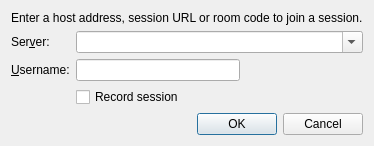
<?xml version="1.0" encoding="UTF-8"?>
<ui version="4.0">
 <class>JoinDialog</class>
 <widget class="QDialog" name="JoinDialog">
  <property name="windowModality">
   <enum>Qt::WindowModal</enum>
  </property>
  <property name="geometry">
   <rect>
    <x>0</x>
    <y>0</y>
    <width>330</width>
    <height>144</height>
   </rect>
  </property>
  <property name="windowTitle">
   <string>Join a Session</string>
  </property>
  <layout class="QVBoxLayout" name="verticalLayout">
   <item>
    <layout class="QFormLayout" name="formLayout">
     <property name="fieldGrowthPolicy">
      <enum>QFormLayout::AllNonFixedFieldsGrow</enum>
     </property>
     <item row="1" column="0">
      <widget class="QLabel" name="label">
       <property name="text">
        <string>Ser&amp;ver:</string>
       </property>
       <property name="buddy">
        <cstring>address</cstring>
       </property>
      </widget>
     </item>
     <item row="1" column="1">
      <widget class="QComboBox" name="address">
       <property name="editable">
        <bool>true</bool>
       </property>
       <property name="maxCount">
        <number>20</number>
       </property>
       <property name="insertPolicy">
        <enum>QComboBox::InsertAtTop</enum>
       </property>
       <property name="mandatoryfield" stdset="0">
        <bool>true</bool>
       </property>
      </widget>
     </item>
     <item row="2" column="0">
      <widget class="QLabel" name="label_2">
       <property name="text">
        <string>&amp;Username:</string>
       </property>
       <property name="buddy">
        <cstring>username</cstring>
       </property>
      </widget>
     </item>
     <item row="2" column="1">
      <layout class="QHBoxLayout" name="horizontalLayout" stretch="4,3">
       <item>
        <widget class="QLineEdit" name="username">
         <property name="maxLength">
          <number>22</number>
         </property>
         <property name="mandatoryfield" stdset="0">
          <bool>true</bool>
         </property>
        </widget>
       </item>
       <item>
        <spacer>
         <property name="orientation">
          <enum>Qt::Horizontal</enum>
         </property>
         <property name="sizeHint" stdset="0">
          <size>
           <width>40</width>
           <height>20</height>
          </size>
         </property>
        </spacer>
       </item>
      </layout>
     </item>
     <item row="3" column="1">
      <widget class="QCheckBox" name="recordSession">
       <property name="text">
        <string>Record session</string>
       </property>
      </widget>
     </item>
     <item row="0" column="0" colspan="2">
      <widget class="QLabel" name="label_3">
       <property name="text">
        <string>Enter a host address, session URL or room code to join a session.</string>
       </property>
      </widget>
     </item>
    </layout>
   </item>
   <item>
    <widget class="QDialogButtonBox" name="buttons">
     <property name="orientation">
      <enum>Qt::Horizontal</enum>
     </property>
     <property name="standardButtons">
      <set>QDialogButtonBox::Cancel|QDialogButtonBox::Ok</set>
     </property>
    </widget>
   </item>
  </layout>
 </widget>
 <tabstops>
  <tabstop>address</tabstop>
  <tabstop>username</tabstop>
  <tabstop>buttons</tabstop>
 </tabstops>
 <resources/>
 <connections>
  <connection>
   <sender>buttons</sender>
   <signal>accepted()</signal>
   <receiver>JoinDialog</receiver>
   <slot>accept()</slot>
   <hints>
    <hint type="sourcelabel">
     <x>248</x>
     <y>254</y>
    </hint>
    <hint type="destinationlabel">
     <x>157</x>
     <y>274</y>
    </hint>
   </hints>
  </connection>
  <connection>
   <sender>buttons</sender>
   <signal>rejected()</signal>
   <receiver>JoinDialog</receiver>
   <slot>reject()</slot>
   <hints>
    <hint type="sourcelabel">
     <x>316</x>
     <y>260</y>
    </hint>
    <hint type="destinationlabel">
     <x>286</x>
     <y>274</y>
    </hint>
   </hints>
  </connection>
 </connections>
</ui>
